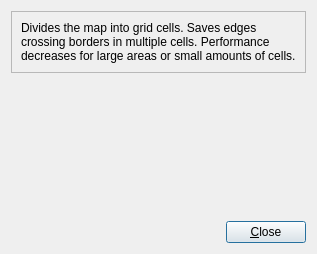
<?xml version="1.0" encoding="UTF-8"?>
<ui version="4.0">
 <class>GGDialog</class>
 <widget class="QDialog" name="GGDialog">
  <property name="windowTitle">
   <string>Dialog</string>
  </property>
  <layout class="QVBoxLayout" name="verticalLayout_2">
   <item>
    <widget class="QFrame" name="frame">
     <property name="frameShape">
      <enum>QFrame::StyledPanel</enum>
     </property>
     <property name="frameShadow">
      <enum>QFrame::Raised</enum>
     </property>
     <layout class="QVBoxLayout" name="verticalLayout">
      <item>
       <widget class="QLabel" name="label">
        <property name="sizePolicy">
         <sizepolicy hsizetype="Preferred" vsizetype="Fixed">
          <horstretch>0</horstretch>
          <verstretch>0</verstretch>
         </sizepolicy>
        </property>
        <property name="text">
         <string>Divides the map into grid cells. Saves edges crossing borders in multiple cells. Performance decreases for large areas or small amounts of cells.</string>
        </property>
        <property name="wordWrap">
         <bool>true</bool>
        </property>
       </widget>
      </item>
     </layout>
    </widget>
   </item>
   <item>
    <spacer name="verticalSpacer">
     <property name="orientation">
      <enum>Qt::Vertical</enum>
     </property>
     <property name="sizeHint" stdset="0">
      <size>
       <width>20</width>
       <height>142</height>
      </size>
     </property>
    </spacer>
   </item>
   <item>
    <layout class="QHBoxLayout" name="horizontalLayout">
     <item>
      <spacer name="horizontalSpacer">
       <property name="orientation">
        <enum>Qt::Horizontal</enum>
       </property>
       <property name="sizeHint" stdset="0">
        <size>
         <width>40</width>
         <height>20</height>
        </size>
       </property>
      </spacer>
     </item>
     <item>
      <widget class="QPushButton" name="pushButton">
       <property name="text">
        <string>&amp;Close</string>
       </property>
      </widget>
     </item>
    </layout>
   </item>
  </layout>
 </widget>
 <resources/>
 <connections>
  <connection>
   <sender>pushButton</sender>
   <signal>clicked()</signal>
   <receiver>GGDialog</receiver>
   <slot>close()</slot>
   <hints>
    <hint type="sourcelabel">
     <x>335</x>
     <y>263</y>
    </hint>
    <hint type="destinationlabel">
     <x>228</x>
     <y>260</y>
    </hint>
   </hints>
  </connection>
 </connections>
</ui>
